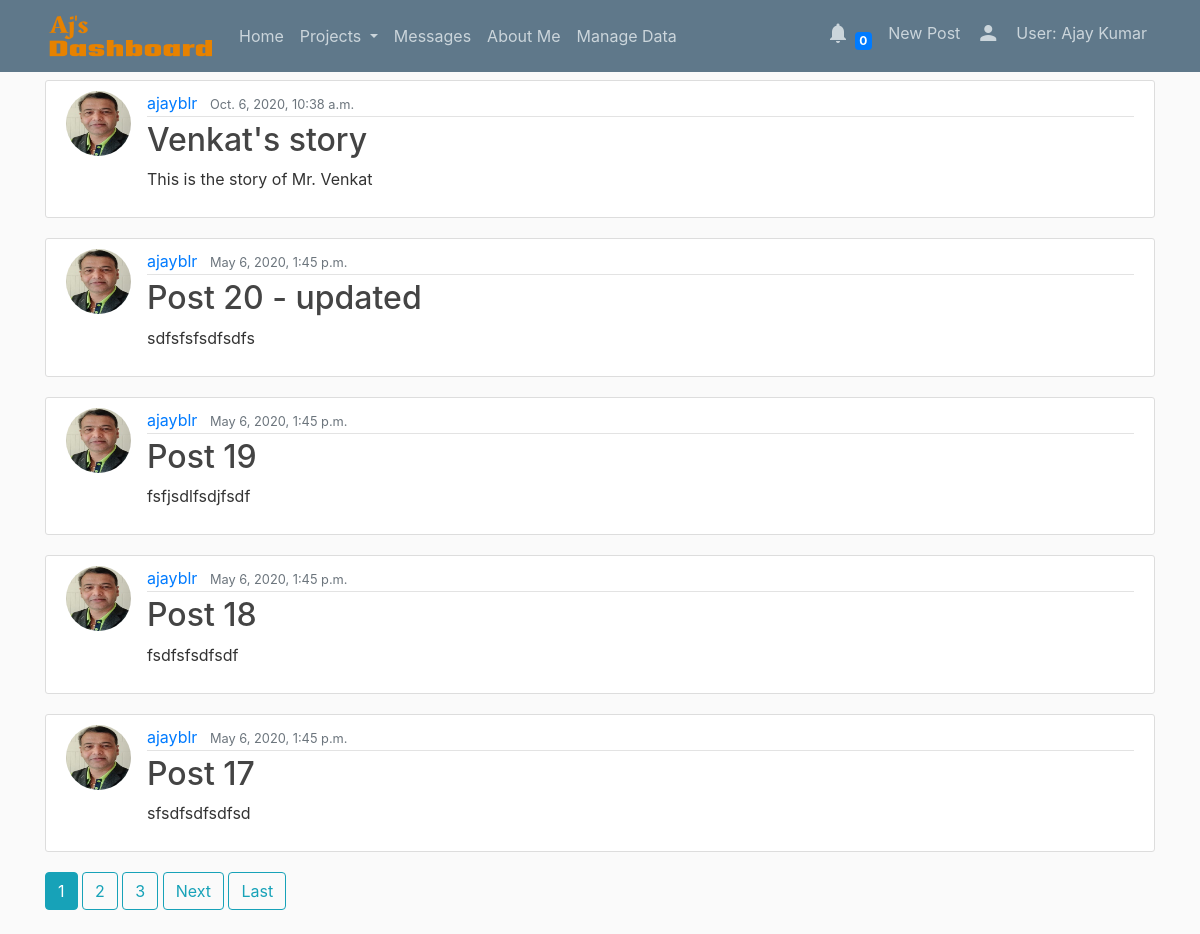
Page /blog/ (signed in) on the committed database.
### blog/models.py (models this page shows, shortened)
class Post(models.Model):
    title = models.CharField(max_length=100)
    content = models.TextField()
    date_posted = models.DateTimeField(default=timezone.now)
    author = models.ForeignKey(User, on_delete=models.CASCADE)

### users/models.py (models this page shows, shortened)
class Profile(models.Model):
    user = models.OneToOneField(User, on_delete=models.CASCADE)
    image = models.ImageField(default='default.jpg', upload_to='profile_pics')

### blog/views.py (the view)
# urls.py: path('', PostListView.as_view(),  name='blog-home'),
class PostListView(ListView):
        model = Post
        template_name = 'blog/home.html'
        context_object_name = 'posts'
        ordering = ['-date_posted']
        paginate_by = 5

### projectdata/models.py (called while the page is built)
    def __str__(self):
        return self.project_name

### blog/templates/blog/home.html (shortened to what this page needs)
{% extends "blog/base.html" %}
{% block content %}
  <div class="container">
    {% if user.is_authenticated %}
        {% for post in posts %}
              <article class="media content-section">
                  <img class="rounded-circle article-img" src="{{post.author.profile.image.url}}">
                <div class="media-body">
                    <div class="article-metadata">
                        <a class="mr-2" href="{% url 'user-posts' post.author.username %}">{{ post.author }}</a>
                        <small class="text-muted">{{ post.date_posted }}</small>
                    </div>
                    <h2><a class="article-title" href="{% url 'post-detail' post.id %}">{{ post.title }}</a></h2>
                     <p class="article-content">{{ post.content }}</p>
                </div>
              </article>
        {% endfor %}
        {% if is_paginated %}
            {% for num in page_obj.paginator.page_range %}
                {% if page_obj.number == num %}
                    <a class="btn btn-info mb-4" href="?page={{ num }}">{{ num }}</a>
                {% elif num > page_obj.number|add:'-3' and num < page_obj.number|add:'3' %}
                     <a class="btn btn-outline-info mb-4" href="?page={{ num }}">{{ num}}</a>
                {% endif %}
             {% endfor %}
            {% if page_obj.has_next %}
                <a class="btn btn-outline-info mb-4" href="?page={{ page_obj.next_page_number }}">Next</a>
                <a class="btn btn-outline-info mb-4" href="?page={{ page_obj.paginator.num_pages }}">Last</a>
            {% endif %}
        {% endif %}
    {% else %}
        <a> please log in</a>
    {% endif %}
  </div>
{% endblock content %}

### blog/templates/blog/base.html (shortened to what this page needs)
{% load static %}
<html lang="en">
<head>
    <link rel="stylesheet" href="https://stackpath.bootstrapcdn.com/bootstrap/4.3.1/css/bootstrap.min.css">
    <link rel="stylesheet" type="text/css" href="{% static 'blog/main.css' %}">
    <link rel="stylesheet" href="https://maxcdn.bootstrapcdn.com/font-awesome/latest/css/font-awesome.min.css">
</head>
<body>
 <header class="site-header">
  <nav class="navbar navbar-expand-md navbar-dark bg-steel fixed-top">
    <div class="container">
      <a class="navbar-brand"  href="{% url 'home-page' %}">
         <img src= "{%  static 'projectdata/img/logo.png' %}">
      </a>
      <div class="collapse navbar-collapse" id="navbarToggle">
        <div class="navbar-nav mr-auto">
            {% if user.is_authenticated %}
              <a class="nav-item nav-link" href="{% url 'home-page' %}">Home</a>
              <li class="nav-item dropdown">
                <a class="nav-link dropdown-toggle" href="#" id="navbarDropdown" role="button" data-toggle="dropdown" aria-haspopup="true" aria-expanded="false">
                  Projects
                </a>
              </li>
              <a class="nav-item nav-link" href="{% url 'blog-home' %}">Messages</a>
              <a class="nav-item nav-link" href="{% url 'about-page' %}">About Me</a>
              <a class="nav-item nav-link" href="{% url 'index' %}">Manage Data</a>
            {% else %}
                <a class="nav-item nav-link" href="{% url 'home-page' %}">Home</a>
            {% endif %}
        </div>
        <div class="navbar-nav">
            {% if user.is_authenticated %}
                <li class="nav-item dropdown">
                    <a class="nav-link" href="#" id="navbarDropdownMenuLink" data-toggle="dropdown" aria-haspopup="true" aria-expanded="false">
                      <i class="material-icons">notifications</i>
                      <span class="badge badge-primary">{{len_ntf}}</span>
                    </a>
                  </li>
                <a class="nav-item nav-link" href="{% url 'post-create' %}">New Post</a>
                <li class="nav-item dropdown">
                   <a class="nav-link" href="javascript:;" id="navbarDropdownProfile" data-toggle="dropdown" aria-haspopup="true" aria-expanded="false">
                      <i class="material-icons">person</i>
                    </a>
              </li>
            <a class="nav-item nav-link" > User: {{user.first_name}}</a>
            {% else %}
              <a class="nav-item nav-link" href="{% url 'login' %}">Login</a>
              <a class="nav-item nav-link" href="{% url 'register' %}">Register</a>
            {% endif %}
        </div>
      </div>
    </div>
  </nav>
</header>
 <main role="main" class="container-fluid">
  <div class="row">
    <div class="col-md-12">
      {% block content %}{% endblock %}
    </div>
  </div>
</main>
</body>
</html>

### static/blog/main.css (style rules this page uses)
body { background: #fafafa; color: #333333; margin-top: 5rem; }
h1, h2, h3, h4, h5, h6 { color: #444444; }
.bg-steel { background-color: #5f788a; }
.site-header .navbar-nav .nav-link { color: #cbd5db; }
.content-section { background: #ffffff; padding: 10px 20px; border: 1px solid #dddddd; border-radius: 3px; margin-bottom: 20px; }
.article-title { color: #444444; }
.article-content { white-space: pre-line; }
.article-img { height: 65px; width: 65px; margin-right: 16px; }
.article-metadata { padding-bottom: 1px; margin-bottom: 4px; border-bottom: 1px solid #e3e3e3 }

### rows in the picture
Post: author.profile.image (picture), author "ajayblr", date_posted "Oct. 6, 2020, 10:38 a.m.", title "Venkat's story", content "This is the story of Mr. Venkat"
Post: author.profile.image (picture), author "ajayblr", date_posted "May 6, 2020, 1:45 p.m.", title "Post 20 - updated", content "sdfsfsfsdfsdfs"
Post: author.profile.image (picture), author "ajayblr", date_posted "May 6, 2020, 1:45 p.m.", title "Post 19", content "fsfjsdlfsdjfsdf"
Post: author.profile.image (picture), author "ajayblr", date_posted "May 6, 2020, 1:45 p.m.", title "Post 18", content "fsdfsfsdfsdf"
Post: author.profile.image (picture), author "ajayblr", date_posted "May 6, 2020, 1:45 p.m.", title "Post 17", content "sfsdfsdfsdfsd"

### other values in the picture
{{ len_ntf }} "0"
{{ user.first_name }} "Ajay Kumar"
{{ num }} "1"
{{ num }} "2" "3"
